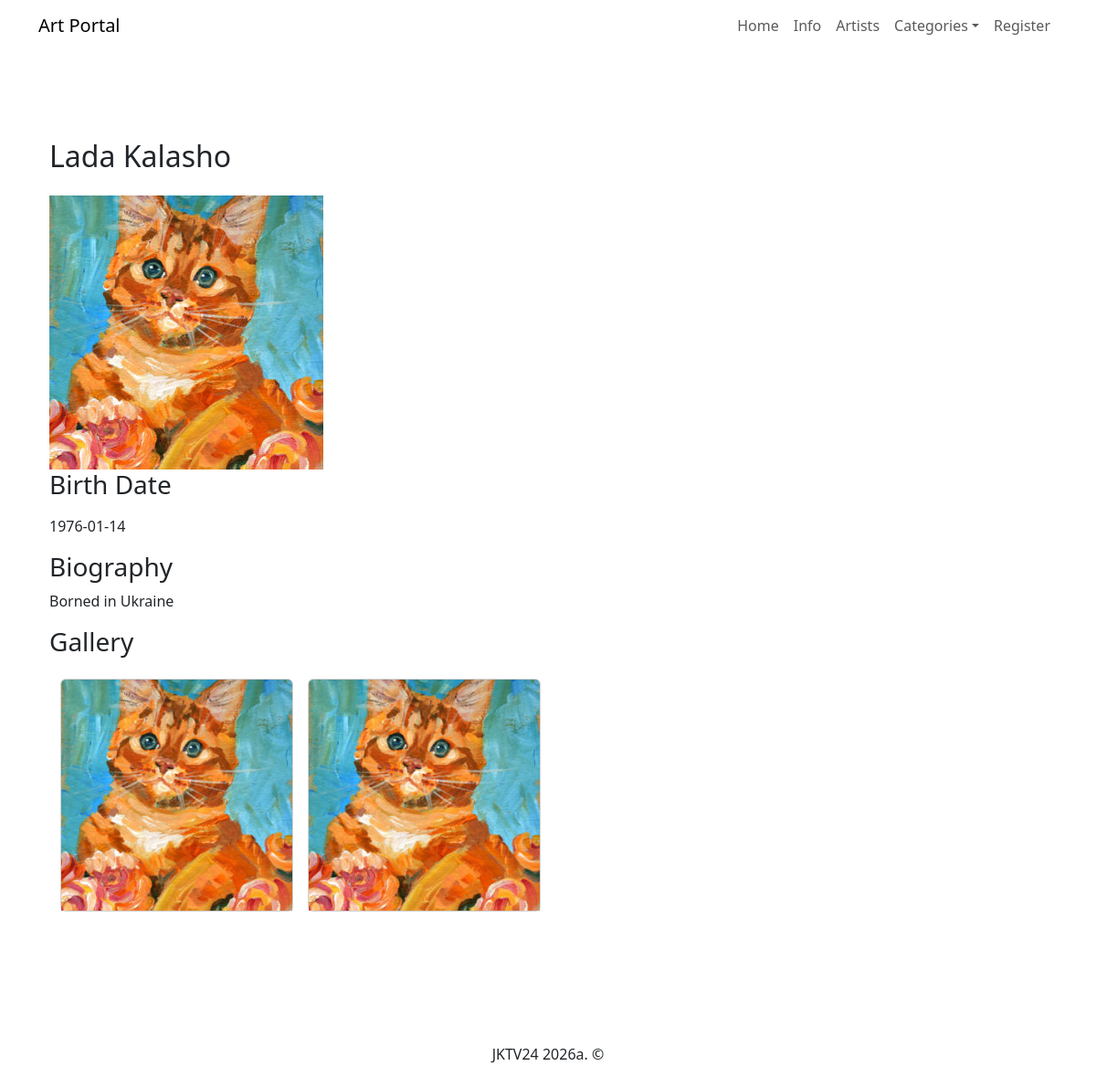
Screenshot of /artist?id=1 with the database file from the repository.
### tables this page shows
CREATE TABLE `artists` (
  `id` int(11) NOT NULL,
  `name` varchar(255) NOT NULL,
  `location` varchar(100) NOT NULL,
  `birth_date` date NOT NULL,
  `bio` text DEFAULT NULL,
  `picture` varchar(255) DEFAULT NULL,
  `created_at` datetime NOT NULL DEFAULT current_timestamp(),
  `user_id` int(11) NOT NULL,
  `updated_at` datetime NOT NULL DEFAULT current_timestamp()
);

CREATE TABLE `paintings` (
  `id` int(11) NOT NULL,
  `title` varchar(255) NOT NULL,
  `description` text NOT NULL,
  `image` varchar(255) NOT NULL,
  `year_created` year(4) NOT NULL,
  `category_id` int(11) NOT NULL,
  `artist_id` int(11) NOT NULL,
  `medium` varchar(255) NOT NULL,
  `dimensions` varchar(100) NOT NULL,
  `price` decimal(10,2) NOT NULL,
  `created_at` datetime NOT NULL DEFAULT current_timestamp(),
  `updated_at` datetime NOT NULL DEFAULT current_timestamp()
);

### controllers/Controller.php (called while the page is built, shortened)
<?php
class Controller {
    public static function ArtistByID($id) {
        $item = Artists::getArtistByID($id);
        $item['paintings'] = Paintings::getPaintingsByArtistID($id);
        include_once 'views/partials/artists.php';
        include_once 'views/viewartist.php';
    }
}

### routes/routing.php (called while the page is built)
<?php
$host = explode('?', $_SERVER['REQUEST_URI'])[0];
$num = substr_count($host, '/');
$path = explode('/', $host)[$num];
$id = isset($_GET['id']) ? (int)$_GET['id'] : 0;
if($path == '' || $path == 'index' || $path == 'index.php') {
    $response = Controller::StartSite();
}
elseif($path == 'all') {
    $response = Controller::AllPaintings();
}
elseif($path == 'category') {
    if ($id > 0) {
        $response = Controller::PaintingsByCategoryID($id);
    } else {
    $response = Controller::error404();
    }
}
elseif($path == 'paintings') {
    if ($id > 0) {
        $response = Controller::PaintingByID($id);
    } else {
        $response = Controller::error404();
    }
}
elseif($path == 'artists') {
    $response = Controller::AllArtists();
}
elseif($path == 'artist') {
    if ($id > 0) {
        $response = Controller::ArtistByID($id);
    } else {
        $response = Controller::error404();
    }
}
else{
    $response = Controller::error404();
}
?>

### index.php (called while the page is built, shortened)
<?php
include_once 'config/Database.php';
require 'models/Paintings.php';
require 'models/Artists.php';
include_once 'controllers/Controller.php';
include_once 'routes/routing.php';
?>

### config/Database.php (called while the page is built, shortened)
<?php
class Database {
    private $conn;
    private $host;
    private $user;
    private $password;
    private $baseName;
    function __construct() {
        $this->host = $_ENV['DB_HOST'] ?? 'localhost';
        $this->user = $_ENV['DB_USER'] ?? 'root';
        $this->password = $_ENV['DB_PASSWORD'] ?? '';
        $this->baseName = $_ENV['DB_NAME'] ?? 'art_portal';
    }
    function connect() {
        if (!$this->conn) {
            try {
                $this->conn = new PDO('mysql:host='.$this->host.';dbname='.$this->baseName.';charset=utf8mb4',
                $this->user,
                $this->password,
                );
                $this->conn->setAttribute(PDO::ATTR_ERRMODE, PDO::ERRMODE_EXCEPTION);
            }
            catch (Exception $e) {
                die('Connection failed : ' . $e->getMessage());
            }
        }
        return $this->conn;
    }
    function disconnect() {
        if ($this->conn) {
            $this->conn = null;
        }
    }
    function getOne($query, $params = []) {
        $stmt = $this->conn->prepare($query);
        $stmt->execute($params);
        $stmt->setFetchMode (PDO::FETCH_ASSOC);
        $response = $stmt->fetch();
        return $response;
    }
    function getAll($query, $params = []) {
        $stmt = $this->conn->prepare($query);
        $stmt->execute($params);
        $stmt->setFetchMode(PDO::FETCH_ASSOC);
        $response = $stmt->fetchAll();
        return $response;
    }
}

### models/Artists.php (called while the page is built, shortened)
<?php
class Artists {
     public static function getArtistByID($id) {
        $query = "SELECT * FROM artists
        WHERE artists.id = ? ";
        $db = new Database();
        $arr = $db->getOne($query, [$id]);
        return $arr;
    }
}
?>

### models/Paintings.php (called while the page is built, shortened)
<?php
class Paintings{
    public static function getPaintingsByArtistID($id) {
        $query = "SELECT title, image FROM paintings where artist_id = ? ORDER BY id DESC";
        $db = new Database();
        $arr = $db->getAll($query, [$id]);
        return $arr;
    }
}
?>

### views/partials/artists.php (the view, shortened to what this page needs)
<?php
class ViewArtists{
    public static function SingleArtist($item) {
        echo '<div class="container my-4">';
        echo "<h2 class='mb-4'>".$item['name']."</h2>";
        echo '<img src="images/' . htmlspecialchars( $item['picture'], ENT_QUOTES, 'UTF-8' ) . '" class="painting-image" alt="' . htmlspecialchars($item['name'], ENT_QUOTES, 'UTF-8') . '" />';
        echo "<h3 class='mb-3'>Birth Date</h3>";
        echo "<p>".$item['birth_date']."</p>";
        echo "<h3>Biography</h3>";
        echo "<p>".$item['bio']."</p>";
        if (!empty($item['paintings']) && is_array($item['paintings'])) {
            echo '<h3 class="mb-3">Gallery</h3>';
    echo '<div class="container my-4">';
    echo '<div class="row g-3">';
        foreach ($item['paintings'] as $painting) {
            echo '<div class="col-12 col-sm-6 col-md-4 col-lg-3">';
                echo '<div class="card h-100">';
                    echo '<img src="images/' . htmlspecialchars($painting['image'] ?? 'default.jpg', ENT_QUOTES, 'UTF-8') . '"
                         class="card-img-top"
                         alt="' . htmlspecialchars($painting['title'] ?? 'Без названия', ENT_QUOTES, 'UTF-8') . '">';
                echo '</div>';
            echo '</div>';
    }
    echo '</div>';
        } else {
                echo "<p>У этого художника пока нет картин.</p>";
                }
        echo '</div>';
    }
}
?>

### rows the page displays
artists: name "Lada Kalasho", picture (picture), birth_date "1976-01-14", bio "Borned in Ukraine"
paintings: image (picture)
paintings: image (picture)
